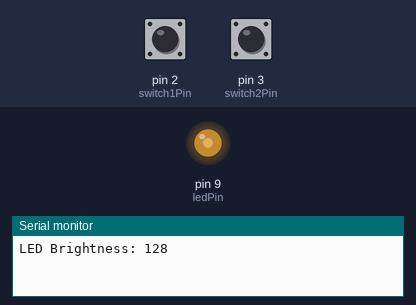
Bench run of a sketch on a simulated Arduino Uno, built with avr-gcc and run on an emulated ATmega328P. On the bench: output pins drawn as LEDs (lit = HIGH), the last lines printed to the serial monitor. The inputs (shaded band) are chosen by the test bench; at power-on: pin 2 (switch1Pin) LOW, pin 3 (switch2Pin) HIGH.

Above: at 1.2 s.
1.3 s: pin 2 (switch1Pin) pulled HIGH for 1 s
At 1.6 s:
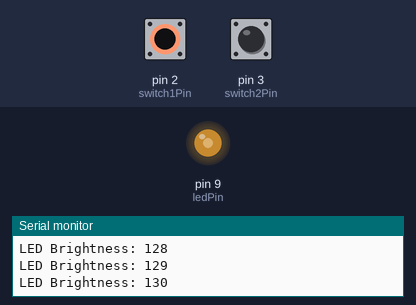
3.8 s: pin 3 (switch2Pin) pulled LOW for 3.2 s
At 4.1 s:
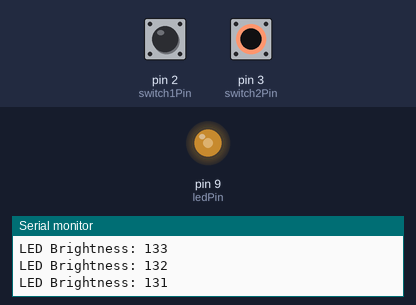
8.5 s: pin 3 (switch2Pin) pulled LOW for 0.15 s
At 9.6 s:
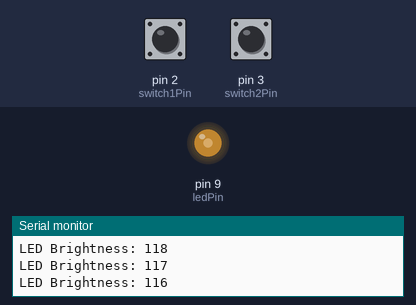
10.1 s: pin 2 (switch1Pin) pulled HIGH for 3.2 s
At 10.4 s:
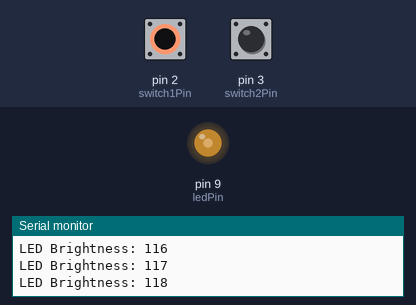
14.8 s: pin 3 (switch2Pin) pulled LOW for 1 s
At 15.1 s:
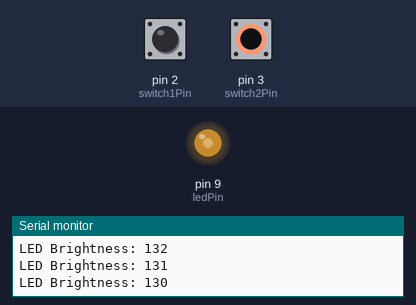
Timing chart, 0 to 17.8 s (numbered marks = the images above; inputs shaded):
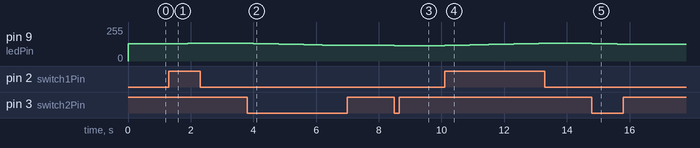

Measured:
- after the input at 1.3 s, pin 9 (ledPin): moves from 128/255 to 133/255 over 0.80 s, starting at once
- after the input at 3.8 s, pin 9 (ledPin): moves from 133/255 to 117/255 over 3.0 s, starting at once
- after the input at 8.5 s, pin 9 (ledPin): 117/255 → 116/255 at once
- after the input at 10.1 s, pin 9 (ledPin): moves from 116/255 to 132/255 over 3.0 s, starting at once
- after the input at 14.8 s, pin 9 (ledPin): moves from 132/255 to 127/255 over 0.80 s, starting at once

The sketch:

pull_up_down_register.ino
```cpp
const int ledPin = 9;      // LED가 연결된 핀 (PWM 핀)
const int switch1Pin = 2;  // 풀다운 저항을 연결한 택트 스위치 핀
const int switch2Pin = 3;  // 풀업 저항을 연결한 택트 스위치 핀

int brightness = 128;      // LED 밝기 초기값 (0 ~ 255)
int step = 1;              // 밝기 증가 또는 감소 폭

void setup() {
  pinMode(ledPin, OUTPUT);           // LED 핀을 출력으로 설정
  pinMode(switch1Pin, INPUT);        // 풀다운 저항 스위치 핀을 입력으로 설정
  pinMode(switch2Pin, INPUT_PULLUP); // 풀업 저항 스위치 핀을 내부 풀업 저항으로 설정

  Serial.begin(9600);                // 시리얼 통신 시작
  analogWrite(ledPin, brightness);   // LED 초기 밝기 설정
  Serial.println("LED Brightness: " + String(brightness));  // 초기 밝기 출력
}

void loop() {
  // 풀다운 저항 스위치가 눌리면 밝기 증가
  if (digitalRead(switch1Pin) == HIGH) {
    brightness += step;
    if (brightness > 255) brightness = 255;  // 최대값 255로 제한
    analogWrite(ledPin, brightness);
    Serial.println("LED Brightness: " + String(brightness)); // 현재 밝기 출력
    delay(200);  // 빠른 입력 방지
  }

  // 풀업 저항 스위치가 눌리면 밝기 감소
  if (digitalRead(switch2Pin) == LOW) {
    brightness -= step;
    if (brightness < 0) brightness = 0;      // 최소값 0으로 제한
    analogWrite(ledPin, brightness);
    Serial.println("LED Brightness: " + String(brightness)); // 현재 밝기 출력
    delay(200);  // 빠른 입력 방지
  }
}
```
